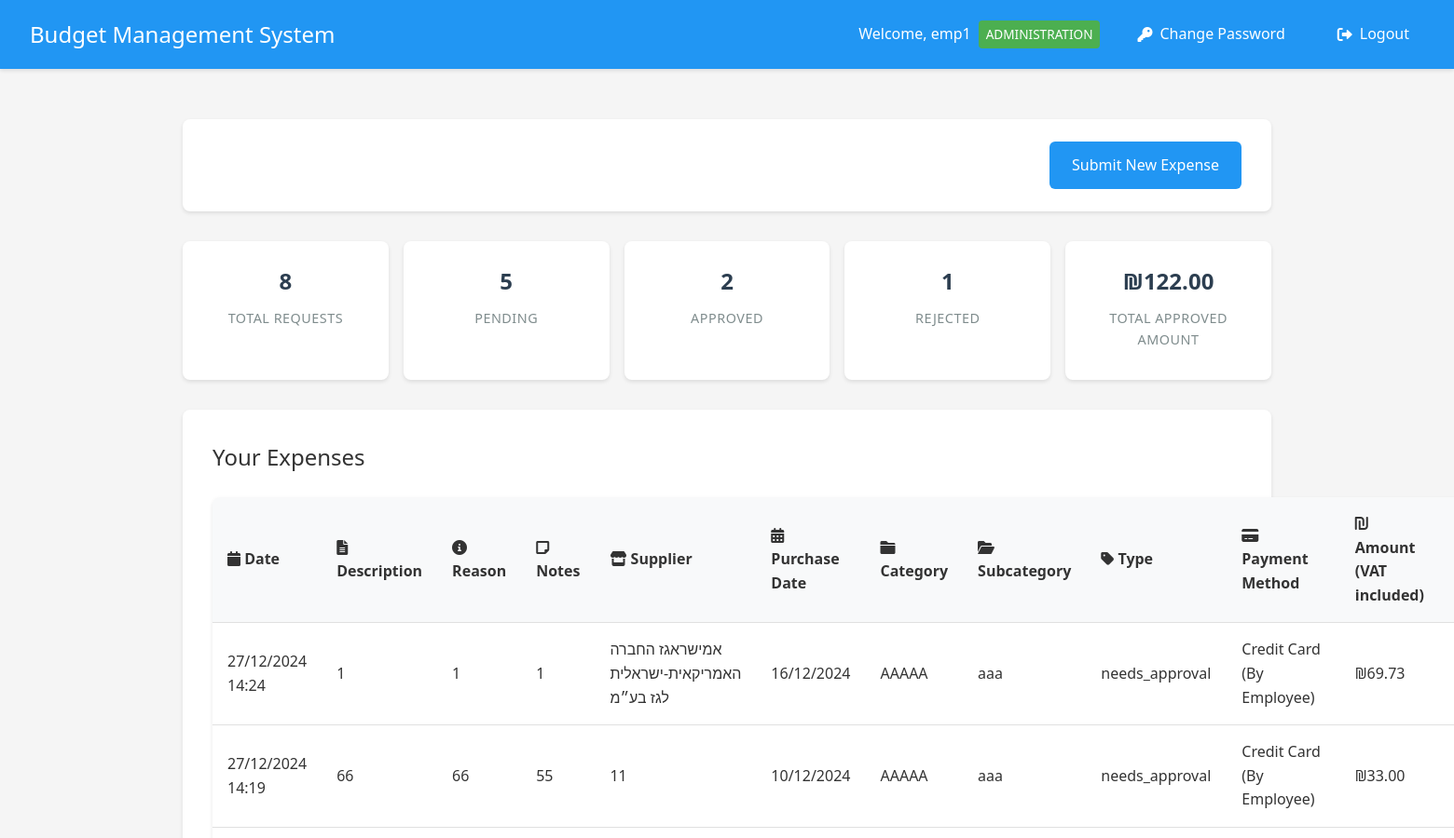
Before: /employee/dashboard (signed in, upper part) with the older database file.
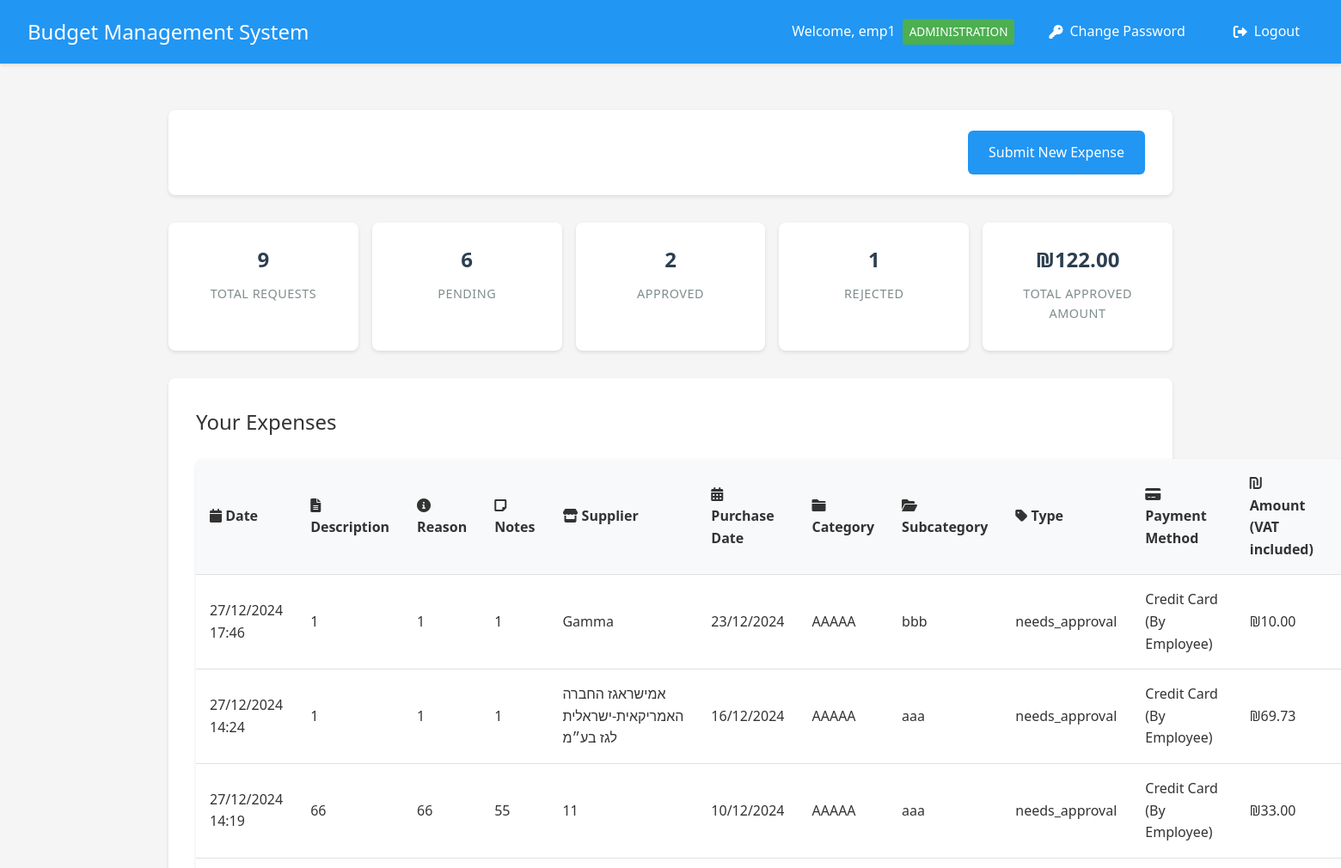
After: the same page with the newer database file.
### app.py (models this page shows)
class Expense(db.Model):
    __tablename__ = 'expense'
    id = db.Column(db.Integer, primary_key=True)
    amount = db.Column(db.Float, nullable=False)
    description = db.Column(db.String(200))
    reason = db.Column(db.String(500))
    notes = db.Column(db.String(500))  # New field for payment notes
    type = db.Column(db.String(50), nullable=False, default='needs_approval')
    date = db.Column(db.DateTime, nullable=False, default=datetime.utcnow)
    status = db.Column(db.String(20), default='pending')
    user_id = db.Column(db.Integer, db.ForeignKey('user.id'), nullable=False)
    subcategory_id = db.Column(db.Integer, db.ForeignKey('subcategory.id'), nullable=False)
    quote_filename = db.Column(db.String(255))
    invoice_filename = db.Column(db.String(255))
    receipt_filename = db.Column(db.String(255))
    manager_id = db.Column(db.Integer, db.ForeignKey('user.id'), nullable=True)
    handled_at = db.Column(db.DateTime, nullable=True)
    rejection_reason = db.Column(db.String(500))
    is_paid = db.Column(db.Boolean, default=False)  # New field to track payment status
    paid_by_id = db.Column(db.Integer, db.ForeignKey('user.id'), nullable=True)  # New field to track who marked as paid
    paid_at = db.Column(db.DateTime, nullable=True)  # New field to track when marked as paid
    supplier_name = db.Column(db.String(255))  # New field for supplier name
    purchase_date = db.Column(db.DateTime, nullable=True)  # New field for purchase date
    payment_method = db.Column(db.String(50), default='credit')  # Payment method: credit/transfer
    paid_by = db.relationship('User',
                            foreign_keys=[paid_by_id],
                            backref=db.backref('paid_expenses', lazy='dynamic'))

class Category(db.Model):
    __tablename__ = 'category'
    id = db.Column(db.Integer, primary_key=True)
    name = db.Column(db.String(100), nullable=False)
    budget = db.Column(db.Float, default=0.0)
    department_id = db.Column(db.Integer, db.ForeignKey('department.id'), nullable=False)
    subcategories = db.relationship('Subcategory', backref='category', lazy=True)

class Subcategory(db.Model):
    __tablename__ = 'subcategory'
    id = db.Column(db.Integer, primary_key=True)
    name = db.Column(db.String(100), nullable=False)
    budget = db.Column(db.Float, default=0.0)
    category_id = db.Column(db.Integer, db.ForeignKey('category.id'), nullable=False)
    expenses = db.relationship('Expense', backref='subcategory', lazy=True)

### app.py (the view)
@app.route('/employee/dashboard')
@login_required
def employee_dashboard():
    if current_user.is_manager:
        return redirect(url_for('manager_dashboard'))
    expenses = Expense.query.filter_by(user_id=current_user.id).order_by(Expense.date.desc()).all()
    total_requests = len(expenses)
    pending_requests = sum(1 for e in expenses if e.status == 'pending')
    approved_requests = sum(1 for e in expenses if e.status == 'approved')
    rejected_requests = sum(1 for e in expenses if e.status == 'rejected')
    total_approved_amount = sum(e.amount for e in expenses if e.status == 'approved')
    return render_template('employee_dashboard.html',
                         expenses=expenses,
                         total_requests=total_requests,
                         pending_requests=pending_requests,
                         approved_requests=approved_requests,
                         rejected_requests=rejected_requests,
                         total_approved_amount=total_approved_amount)

### app.py (called while the page is built)
@login_manager.user_loader
def load_user(user_id):
    user = User.query.get(int(user_id))
    if user and user.status == 'inactive':
        return None
    return user

### templates/employee_dashboard.html (shortened to what this page needs)
{% extends "base.html" %}
{% block content %}
<div class="container">
    <header class="dashboard-header">
        <div class="user-info">
            <p>Department: {{ current_user.home_department.name if current_user.home_department else 'No Department' }}</p>
        </div>
        <div class="header-actions">
            <a href="{{ url_for('submit_expense') }}" class="button primary">Submit New Expense</a>
        </div>
    </header>
    <div class="stats-summary">
        <div class="stat-card">
            <div class="stat-value">{{ total_requests }}</div>
            <div class="stat-label">Total Requests</div>
        </div>
        <div class="stat-card">
            <div class="stat-value">{{ pending_requests }}</div>
            <div class="stat-label">Pending</div>
        </div>
        <div class="stat-card">
            <div class="stat-value">{{ approved_requests }}</div>
            <div class="stat-label">Approved</div>
        </div>
        <div class="stat-card">
            <div class="stat-value">{{ rejected_requests }}</div>
            <div class="stat-label">Rejected</div>
        </div>
        <div class="stat-card">
            <div class="stat-value">₪{{ "%.2f"|format(total_approved_amount) }}</div>
            <div class="stat-label">Total Approved Amount</div>
        </div>
    </div>
    <div class="card">
        <h2>Your Expenses</h2>
        <div class="table-responsive">
            <table>
                <thead>
                    <tr>
                        <th><i class="fas fa-calendar"></i> Date</th>
                        <th><i class="fas fa-file-alt"></i> Description</th>
                        <th><i class="fas fa-info-circle"></i> Reason</th>
                        <th><i class="fas fa-sticky-note"></i> Notes</th>
                        <th><i class="fas fa-store"></i> Supplier</th>
                        <th><i class="fas fa-calendar-alt"></i> Purchase Date</th>
                        <th><i class="fas fa-folder"></i> Category</th>
                        <th><i class="fas fa-folder-open"></i> Subcategory</th>
                        <th><i class="fas fa-tag"></i> Type</th>
                        <th><i class="fas fa-credit-card"></i> Payment Method</th>
                        <th><i class="fas fa-shekel-sign"></i> Amount (VAT included)</th>
                        <th> Status</th>
                    </tr>
                </thead>
                <tbody>
                    {% for expense in expenses %}
                    <tr>
                        <td title="{{ expense.date.strftime('%d/%m/%Y %H:%M:%S') }}">{{ expense.date.strftime('%d/%m/%Y %H:%M') }}</td>
                        <td>{{ expense.description }}</td>
                        <td>{{ expense.reason }}</td>
                        <td>{{ expense.notes if expense.notes else '-' }}</td>
                        <td>{{ expense.supplier_name if expense.supplier_name else '-' }}</td>
                        <td>{{ expense.purchase_date.strftime('%d/%m/%Y') if expense.purchase_date else '-' }}</td>
                        <td>{{ expense.subcategory.category.name if expense.subcategory else '-' }}</td>
                        <td>{{ expense.subcategory.name if expense.subcategory else '-' }}</td>
                        <td>{{ expense.type }}</td>
                        <td>{{ "Credit Card (By Employee)" if expense.payment_method == "credit" else "Bank Transfer (By Accounting)" }}</td>
                        <td class="amount">₪{{ "%.2f"|format(expense.amount) }}</td>
                        <td class="status-{{ expense.status }}">
                        </td>
                    </tr>
                    {% endfor %}
                </tbody>
            </table>
        </div>
    </div>
</div>
{% endblock %}

Changed rows visible on the page:
added Expense: date "27/12/2024 17:46", description "1", reason "1", notes "1", supplier_name "Gamma", purchase_date "23/12/2024", subcategory.category "AAAAA", subcategory "bbb", type "needs_approval", payment_method "Credit Card (By Employee)", amount "10.00"
Other visible differences:
{{ total_requests }}: "8" → "9"
{{ pending_requests }}: "5" → "6"
